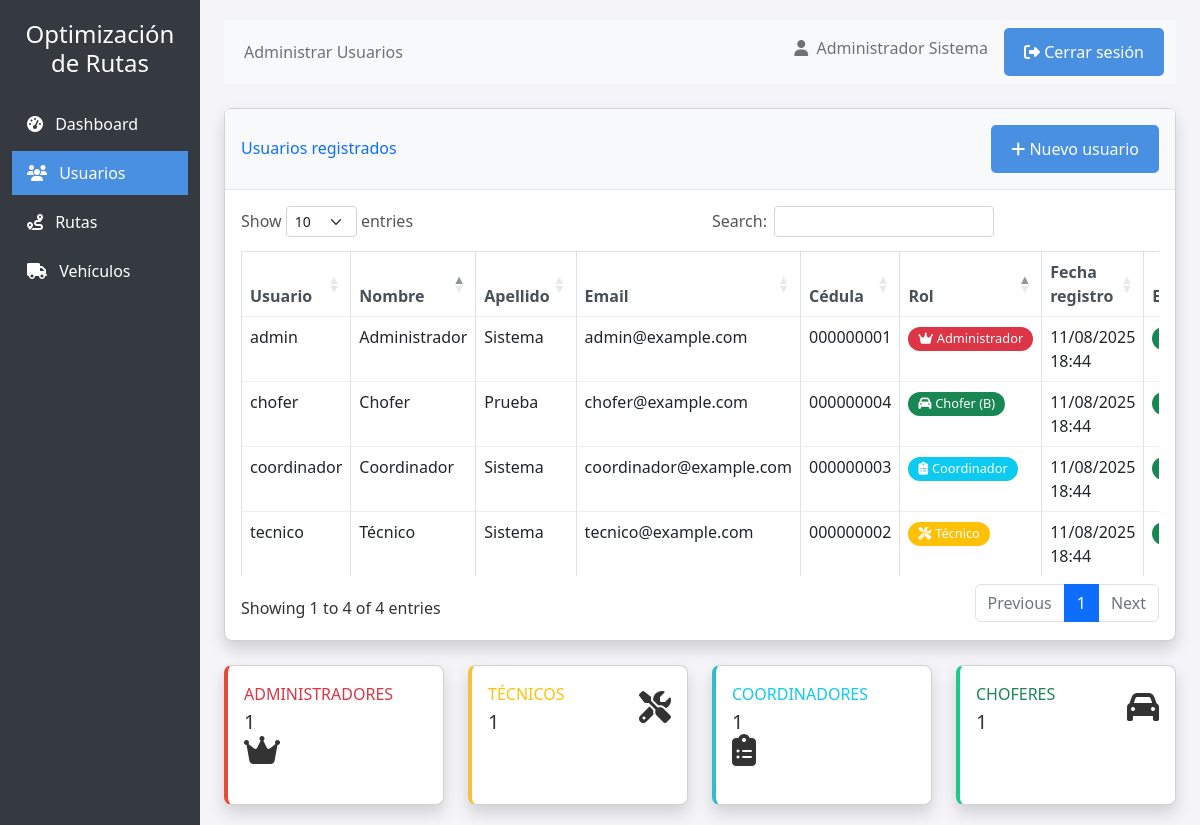
The app's page /admin/users (signed in) with its own data.
### app.py (models this page shows, shortened)
class User(db.Model, UserMixin):
    id = db.Column(db.Integer, primary_key=True)
    username = db.Column(db.String(100), unique=True, nullable=False)
    email = db.Column(db.String(120), unique=True, nullable=False)
    password_hash = db.Column(db.String(200), nullable=False)
    first_name = db.Column(db.String(100), nullable=False)
    last_name = db.Column(db.String(100), nullable=False)
    cedula = db.Column(db.String(20), unique=True, nullable=False)
    role = db.Column(db.String(20), default='driver')  # admin, driver, technician, coordinator
    active = db.Column(db.Boolean, default=True)
    created_at = db.Column(db.DateTime, default=datetime.utcnow)
    driver_info = db.relationship('DriverInfo', backref='user', uselist=False, cascade="all, delete-orphan")
    routes_created = db.relationship('Route', backref='creator', lazy=True, foreign_keys='Route.creator_id')
    routes_driven = db.relationship('RouteCompletion', backref='driver', lazy=True)

class DriverInfo(db.Model):
    id = db.Column(db.Integer, primary_key=True)
    user_id = db.Column(db.Integer, db.ForeignKey('user.id'), nullable=False)
    license_type = db.Column(db.String(20), nullable=False)
    active = db.Column(db.Boolean, default=True)
    vehicles = db.relationship('VehicleAssignment', backref='driver', lazy=True)

### app.py (the view)
    @app.route('/admin/users')
    @admin_required
    def manage_users():
        users = User.query.filter_by(active=True).order_by(User.role, User.last_name).all()
        return render_template('admin/users.html', users=users)

### app.py (called while the page is built)
def role_required(*roles):
    def decorator(f):
        @wraps(f)
        def decorated_function(*args, **kwargs):
            if not current_user.is_authenticated:
                flash('Debes iniciar sesión para acceder a esta página.', 'danger')
                return redirect(url_for('login'))
            if current_user.role not in roles:
                flash('No tienes permisos para acceder a esta página.', 'danger')
                return redirect(url_for('dashboard'))
            return f(*args, **kwargs)
        return decorated_function
    return decorator

### templates/admin/users.html (shortened to what this page needs)
{% extends "base.html" %}
{% block page_title %}Administrar Usuarios{% endblock %}
{% block sidebar_items %}
<li class="nav-item">
    <a href="{{ url_for('admin_dashboard') }}" class="nav-link">
        <i class="fas fa-tachometer-alt me-2"></i> Dashboard
    </a>
</li>
<li class="nav-item">
    <a href="{{ url_for('manage_users') }}" class="nav-link active">
        <i class="fas fa-users me-2"></i> Usuarios
    </a>
</li>
<li class="nav-item">
    <a href="{{ url_for('manage_routes') }}" class="nav-link">
        <i class="fas fa-route me-2"></i> Rutas
    </a>
</li>
<li class="nav-item">
    <a href="{{ url_for('manage_vehicles') }}" class="nav-link">
        <i class="fas fa-truck me-2"></i> Vehículos
    </a>
</li>
{% endblock %}
{% block content %}
<div class="card shadow mb-4">
    <div class="card-header py-3 d-flex flex-row align-items-center justify-content-between">
        <h6 class="m-0 font-weight-bold text-primary">Usuarios registrados</h6>
        <a href="{{ url_for('create_user') }}" class="btn btn-primary">
            <i class="fas fa-plus"></i> Nuevo usuario
        </a>
    </div>
    <div class="card-body">
        {% if users %}
        <div class="table-responsive">
            <table class="table table-bordered" id="usersTable">
                <thead>
                    <tr>
                        <th>Usuario</th>
                        <th>Nombre</th>
                        <th>Apellido</th>
                        <th>Email</th>
                        <th>Cédula</th>
                        <th>Rol</th>
                        <th>Fecha registro</th>
                        <th>Estado</th>
                    </tr>
                </thead>
                <tbody>
                    {% for user in users %}
                    <tr class="{% if not user.active %}table-secondary{% endif %}">
                        <td>{{ user.username }}</td>
                        <td>{{ user.first_name }}</td>
                        <td>{{ user.last_name }}</td>
                        <td>{{ user.email }}</td>
                        <td>{{ user.cedula }}</td>
                        <td>
                            {% if user.role == 'admin' %}
                                <span class="badge bg-danger">
                                    <i class="fas fa-crown me-1"></i>Administrador
                                </span>
                            {% elif user.role == 'technician' %}
                                <span class="badge bg-warning">
                                    <i class="fas fa-tools me-1"></i>Técnico
                                </span>
                            {% elif user.role == 'coordinator' %}
                                <span class="badge bg-info">
                                    <i class="fas fa-clipboard-list me-1"></i>Coordinador
                                </span>
                            {% elif user.role == 'driver' %}
                                <span class="badge bg-success">
                                    <i class="fas fa-car me-1"></i>Chofer
                                    {% if user.driver_info and user.driver_info.license_type %}
                                        ({{ user.driver_info.license_type }})
                                    {% endif %}
                                </span>
                            {% else %}
                                <span class="badge bg-secondary">{{ user.role|title }}</span>
                            {% endif %}
                        </td>
                        <td>{{ user.created_at|datetime_format }}</td>
                        <td>
                            {% if user.active %}
                                <span class="badge bg-success">Activo</span>
                            {% else %}
                                <span class="badge bg-secondary">Inactivo</span>
                            {% endif %}
                        </td>
                    </tr>
                    {% endfor %}
                </tbody>
            </table>
        </div>
        {% endif %}
    </div>
</div>
<div class="row">
    <div class="col-md-3">
        <div class="card border-left-danger shadow h-100">
            <div class="card-body">
                <div class="row no-gutters align-items-center">
                    <div class="col mr-2">
                        <div class="text-xs font-weight-bold text-danger text-uppercase mb-1">
                            Administradores</div>
                        <div class="h5 mb-0 font-weight-bold text-gray-800">
                            {{ users|selectattr("role", "equalto", "admin")|list|length }}
                        </div>
                    </div>
                    <div class="col-auto">
                        <i class="fas fa-crown fa-2x text-gray-300"></i>
                    </div>
                </div>
            </div>
        </div>
    </div>
    <div class="col-md-3">
        <div class="card border-left-warning shadow h-100">
            <div class="card-body">
                <div class="row no-gutters align-items-center">
                    <div class="col mr-2">
                        <div class="text-xs font-weight-bold text-warning text-uppercase mb-1">
                            Técnicos</div>
                        <div class="h5 mb-0 font-weight-bold text-gray-800">
                            {{ users|selectattr("role", "equalto", "technician")|list|length }}
                        </div>
                    </div>
                    <div class="col-auto">
                        <i class="fas fa-tools fa-2x text-gray-300"></i>
                    </div>
                </div>
            </div>
        </div>
    </div>
    <div class="col-md-3">
        <div class="card border-left-info shadow h-100">
            <div class="card-body">
                <div class="row no-gutters align-items-center">
                    <div class="col mr-2">
                        <div class="text-xs font-weight-bold text-info text-uppercase mb-1">
                            Coordinadores</div>
                        <div class="h5 mb-0 font-weight-bold text-gray-800">
                            {{ users|selectattr("role", "equalto", "coordinator")|list|length }}
                        </div>
                    </div>
                    <div class="col-auto">
                        <i class="fas fa-clipboard-list fa-2x text-gray-300"></i>
                    </div>
                </div>
            </div>
        </div>
    </div>
    <div class="col-md-3">
        <div class="card border-left-success shadow h-100">
            <div class="card-body">
                <div class="row no-gutters align-items-center">
                    <div class="col mr-2">
                        <div class="text-xs font-weight-bold text-success text-uppercase mb-1">
                            Choferes</div>
                        <div class="h5 mb-0 font-weight-bold text-gray-800">
                            {{ users|selectattr("role", "equalto", "driver")|list|length }}
                        </div>
                    </div>
                    <div class="col-auto">
                        <i class="fas fa-car fa-2x text-gray-300"></i>
                    </div>
                </div>
            </div>
        </div>
    </div>
</div>
{% endblock %}
{% block extra_css %}
<link rel="stylesheet" href="https://cdn.datatables.net/1.11.5/css/dataTables.bootstrap5.min.css">
{% endblock %}

### templates/base.html (shortened to what this page needs)
<!DOCTYPE html>
<html lang="es">
<head>
    <link rel="stylesheet" href="https://cdn.jsdelivr.net/npm/bootstrap@5.2.3/dist/css/bootstrap.min.css">
    <link rel="stylesheet" href="https://cdnjs.cloudflare.com/ajax/libs/font-awesome/6.2.1/css/all.min.css">
    <link rel="stylesheet" href="/static/styles.css">
    {% block extra_css %}{% endblock %}
</head>
<body>
    <div class="container-fluid">
        <div class="row">
            <div class="col-md-2 d-md-block sidebar collapse">
                <div class="position-sticky">
                    <div class="text-center mb-4">
                        <h4>Optimización<br>de Rutas</h4>
                    </div>
                    <ul class="nav flex-column">
                        {% block sidebar_items %}
                        {% endblock %}
                    </ul>
                </div>
            </div>
            <div class="col-md-10 ms-sm-auto px-md-4 content">
                <nav class="navbar navbar-expand-lg navbar-light bg-light mb-4">
                    <div class="container-fluid">
                        <div class="collapse navbar-collapse">
                            <ul class="navbar-nav me-auto mb-2 mb-lg-0">
                                <li class="nav-item">
                                    <span class="nav-link">
                                        {% block page_title %}Dashboard{% endblock %}
                                    </span>
                                </li>
                            </ul>
                            <div class="d-flex">
                                <span class="navbar-text me-3">
                                    <i class="fas fa-user me-1"></i> {{ current_user.first_name }} {{ current_user.last_name }}
                                </span>
                                <a href="{{ url_for('logout') }}" class="btn btn-outline-danger btn-sm">
                                    <i class="fas fa-sign-out-alt"></i> Cerrar sesión
                                </a>
                            </div>
                        </div>
                    </div>
                </nav>
                {% block content %}{% endblock %}
            </div>
        </div>
    </div>
</body>
</html>

### static/styles.css (style rules this page uses)
* { box-sizing: border-box; margin: 0; padding: 0; }
body { font-family: 'Segoe UI', Arial, sans-serif; background-color: #f4f4f9; margin: 0; padding: 0; color: #333; min-height: 100vh; display: flex; flex-direction: column; }
button, .btn { background-color: #4a90e2; color: white; border: none; padding: 12px 20px; border-radius: 5px; cursor: pointer; font-size: 16px; font-weight: 500; transition: background-color 0.3s; text-decoration: none; display: inline-block; }
.btn-primary { background-color: #4a90e2; }
table { width: 100%; border-collapse: collapse; }
th, td { padding: 12px 15px; text-align: left; border-bottom: 1px solid #eee; }
th { background-color: #f8f9fa; font-weight: 600; color: #495057; }
tr:last-child td { border-bottom: none; }
.badge { display: inline-block; padding: 5px 10px; border-radius: 15px; font-size: 0.8rem; font-weight: 500; }

### templates/admin/users.html (style rules this page uses)
.border-left-danger { border-left: 0.25rem solid #e74a3b !important; }
.border-left-warning { border-left: 0.25rem solid #f6c23e !important; }
.border-left-info { border-left: 0.25rem solid #36b9cc !important; }
.border-left-success { border-left: 0.25rem solid #1cc88a !important; }

### templates/base.html (style rules this page uses)
.sidebar { min-height: 100vh; background-color: #343a40; color: #fff; padding-top: 20px; }
.sidebar a { color: #fff; text-decoration: none; padding: 10px 15px; display: block; }
.sidebar a.active { background-color: #4a90e2; }
.sidebar .nav-item { margin-bottom: 5px; }
.content { padding: 20px; }
.card { margin-bottom: 20px; border-radius: 8px; box-shadow: 0 2px 4px rgba(0,0,0,0.1); }
.card-header { background-color: #f8f9fa; border-bottom: 1px solid #e3e6f0; font-weight: bold; }
.btn-primary { background-color: #4a90e2; border-color: #4a90e2; }

### records on screen
User: first_name "Administrador", last_name "Sistema", username "admin", email "admin@example.com", cedula "000000001", role "admin" (drawn), created_at "11/08/2025 18:44"
User: username "coordinador", first_name "Coordinador", last_name "Sistema", email "coordinador@example.com", cedula "000000003", role "coordinator" (drawn), created_at "11/08/2025 18:44"
User: username "chofer", first_name "Chofer", last_name "Prueba", email "chofer@example.com", cedula "000000004", driver_info.license_type "B", created_at "11/08/2025 18:44"
User: username "tecnico", first_name "Técnico", last_name "Sistema", email "tecnico@example.com", cedula "000000002", role "technician" (drawn), created_at "11/08/2025 18:44"

### other values on screen
{{ users|selectattr("role", "equalto", "admin")|list|length }} "1"
{{ users|selectattr("role", "equalto", "technician")|list|length }} "1"
{{ users|selectattr("role", "equalto", "coordinator")|list|length }} "1"
{{ users|selectattr("role", "equalto", "driver")|list|length }} "1"
